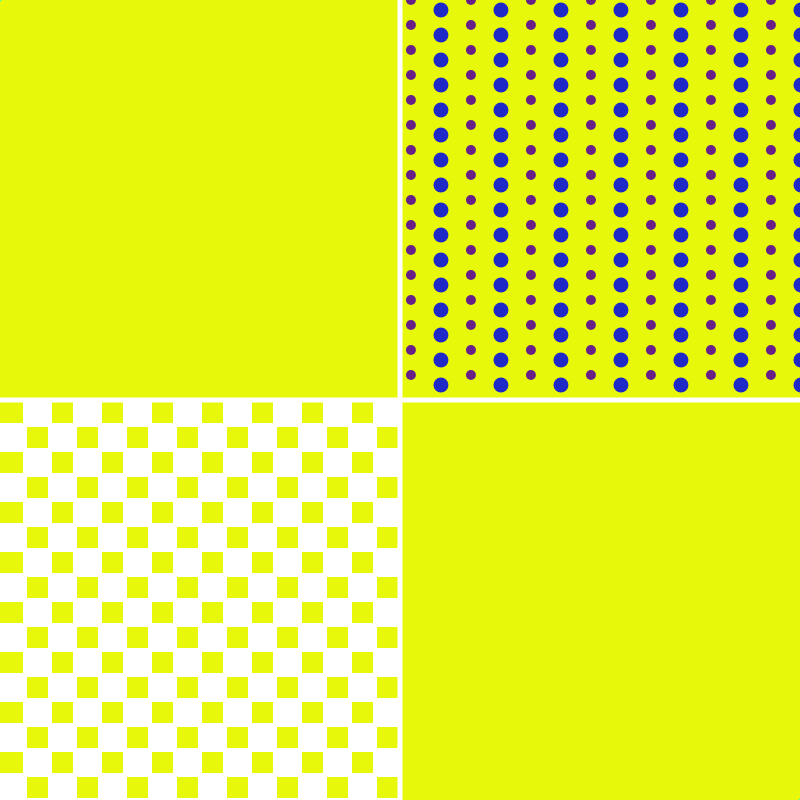
Frame 1 (no input)
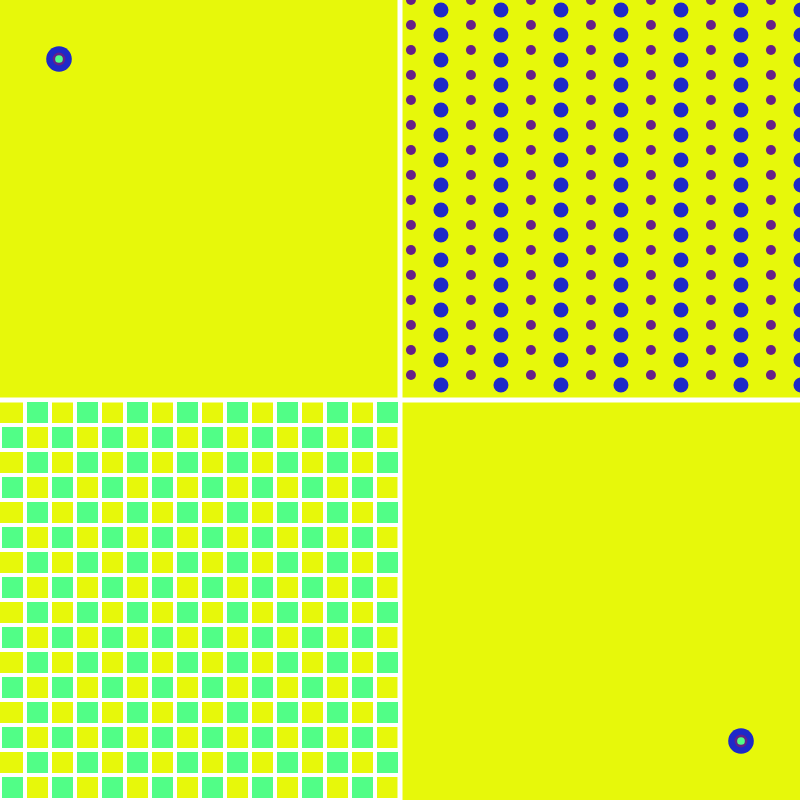
Frame 60 (no input)
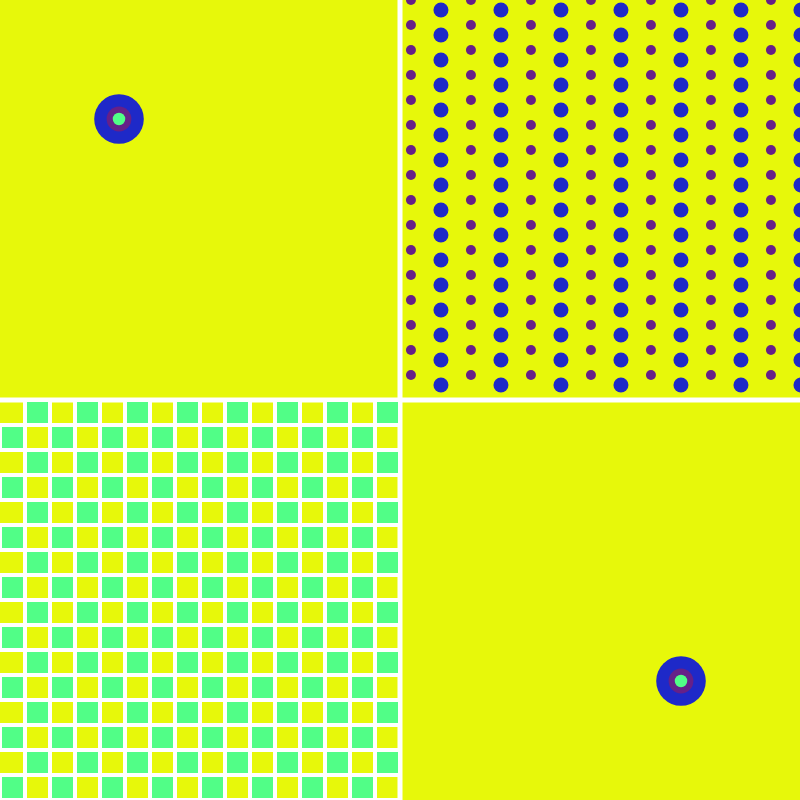
Frame 120 (the mouse pressed at the canvas centre since frame 60)

The p5.js sketch that drew these frames (run headless with seeded random() and noise() and a simulated clock; from frame 60 on, the mouse is pressed at the canvas centre):

// p5.js sketch
// ── sketch.js
//variables

//Variables for colors

//this allows me to have the background color change randomly but not rapid fire.
let c = [
  Math.floor(Math.random() * 256),
  Math.floor(Math.random() * 256),
  Math.floor(Math.random() * 256),
];

//these are colors for shapes
let c2 = [
  Math.floor(Math.random() * 256),
  Math.floor(Math.random() * 256),
  Math.floor(Math.random() * 250),
];
let c3 = [
  Math.floor(Math.random() * 256),
  Math.floor(Math.random() * 256),
  Math.floor(Math.random() * 250),
];
let c4 = [
  Math.floor(Math.random() * 256),
  Math.floor(Math.random() * 256),
  Math.floor(Math.random() * 250),
];

//location variables
let xL = 0;
let speedxL = 1;
let yL = 0;
let speedyL = 1;
let xR = 0;
let speedxR = 1;
let yR = 0;
let speedyR = 1;

//variables for sizing
let size1 = 1;
let size2 = 2;
let size3 = 3;

function setup() {
  createCanvas(800, 800);
  frameRate(30);
  xR = width;
  yR = height;
}
function draw() {
  //main set-up
  background(c);
  stroke("white");
  strokeWeight(5);
  line(width / 2, 0, width / 2, height);
  line(0, height / 2, width, height / 2);

  //Checkered pattern in lower left quad
  stroke("white");
  strokeWeight(4);
  //checkered pattern in lower left quadrant
  for (x = 0; x < (width / 50); x++) {

    if (x % 2 === 0) {

      for (y = 0; y < (height / 50); y++) {

        square(x * 25, y * 50 + (height / 2) + 25, 25);
      }
    } else {
      for (y = 0; y < (height / 50); y++) {
        square(x * 25, y * 50 + height / 2, 25);

      }
    }
  }
  //creates cricles in upper right quadrant
  noStroke()
  for (let x = 1; x < 16; x++) {
    if (x % 2 === 0) {
      for (let y = 0; y < (height / 50); y++) {
        fill(c2)
        circle(x * 30 + width / 2.1, y * 25 + 10, 15);
      }
    } else {
      for (let y = 0; y < (height / 50); y++) {
        fill(c3)
        circle(x * 30 + width / 2.1, y * 25, 10);
      }
    }
  }


  // circle set #1  from the left quad
  fill(c2);
  noStroke();
  circle(xL, yL, size2);
  fill(c3);
  circle(xL, yL, size1);
  fill(c4);
  circle(xL, yL, size3);

  //circle set #12 the bottom right quad
  fill(c2);
  circle(xR, yR, size2);
  fill(c3);
  circle(xR, yR, size1);
  fill(c4);
  circle(xR, yR, size3);

  //animation settings
  //circle's location and speed settings
  xL += speedxL;
  yL += speedyL;
  xR -= speedxR;
  yR -= speedyR;

  //sizing settings
  size1 = size1 += 0.2;
  size2 = size2 += 0.4;
  size3 = size3 += 0.08;

  //looping settings
  if (xL > width || yL > height) {
    //resets the position
    speedxL = speedxL * -1;
    speedyL = speedyL * -1;
    speedxR = speedxR * -1;
    speedyR = speedyR * -1;

    //reset the size
    size1 = 1;
    size2 = 2;
    size3 = 3;
  }
}
